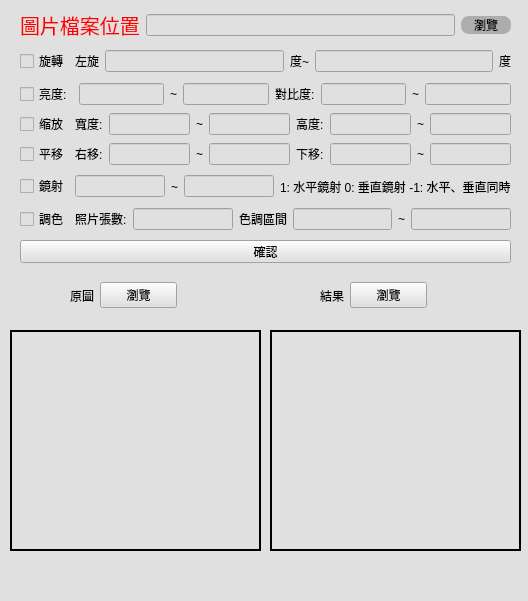
<?xml version="1.0" encoding="UTF-8"?>
<ui version="4.0">
 <class>MainWindow</class>
 <widget class="QMainWindow" name="MainWindow">
  <property name="geometry">
   <rect>
    <x>0</x>
    <y>0</y>
    <width>528</width>
    <height>601</height>
   </rect>
  </property>
  <property name="windowTitle">
   <string>MainWindow</string>
  </property>
  <property name="styleSheet">
   <string notr="true">background-color:	#E0E0E0;</string>
  </property>
  <widget class="QWidget" name="centralwidget">
   <widget class="QLabel" name="Img">
    <property name="geometry">
     <rect>
      <x>10</x>
      <y>330</y>
      <width>251</width>
      <height>221</height>
     </rect>
    </property>
    <property name="styleSheet">
     <string notr="true">border-style:solid;
border-color:black;
border-width:2px;</string>
    </property>
    <property name="text">
     <string/>
    </property>
    <property name="scaledContents">
     <bool>false</bool>
    </property>
   </widget>
   <widget class="QLabel" name="resultImg">
    <property name="geometry">
     <rect>
      <x>270</x>
      <y>330</y>
      <width>251</width>
      <height>221</height>
     </rect>
    </property>
    <property name="styleSheet">
     <string notr="true">border-style:solid;
border-color:black;
border-width:2px;</string>
    </property>
    <property name="text">
     <string/>
    </property>
   </widget>
   <widget class="QPushButton" name="pushButton">
    <property name="geometry">
     <rect>
      <x>20</x>
      <y>240</y>
      <width>491</width>
      <height>23</height>
     </rect>
    </property>
    <property name="text">
     <string>確認</string>
    </property>
   </widget>
   <widget class="QWidget" name="layoutWidget">
    <property name="geometry">
     <rect>
      <x>20</x>
      <y>10</y>
      <width>491</width>
      <height>221</height>
     </rect>
    </property>
    <layout class="QVBoxLayout" name="verticalLayout">
     <item>
      <layout class="QHBoxLayout" name="horizontalLayout_2">
       <item>
        <widget class="QLabel" name="label_1">
         <property name="styleSheet">
          <string notr="true">font-size:20px;
color:red;</string>
         </property>
         <property name="text">
          <string>圖片檔案位置</string>
         </property>
        </widget>
       </item>
       <item>
        <widget class="QLineEdit" name="P_path">
         <property name="styleSheet">
          <string notr="true"/>
         </property>
        </widget>
       </item>
       <item>
        <widget class="QPushButton" name="browse">
         <property name="styleSheet">
          <string notr="true">background-color:#ADADAD;
width:50px;
 border-radius:8px;
font-family:Microsoft Yahei;
</string>
         </property>
         <property name="text">
          <string>瀏覽</string>
         </property>
        </widget>
       </item>
      </layout>
     </item>
     <item>
      <layout class="QHBoxLayout" name="horizontalLayout_3">
       <item>
        <widget class="QCheckBox" name="rotate">
         <property name="text">
          <string>旋轉</string>
         </property>
        </widget>
       </item>
       <item>
        <widget class="QLabel" name="label_2">
         <property name="text">
          <string>左旋</string>
         </property>
        </widget>
       </item>
       <item>
        <widget class="QLineEdit" name="low"/>
       </item>
       <item>
        <widget class="QLabel" name="label_3">
         <property name="text">
          <string>度~</string>
         </property>
        </widget>
       </item>
       <item>
        <widget class="QLineEdit" name="high"/>
       </item>
       <item>
        <widget class="QLabel" name="label_4">
         <property name="text">
          <string>度</string>
         </property>
        </widget>
       </item>
      </layout>
     </item>
     <item>
      <layout class="QHBoxLayout" name="horizontalLayout_4">
       <item>
        <widget class="QCheckBox" name="bright">
         <property name="text">
          <string>亮度:</string>
         </property>
        </widget>
       </item>
       <item>
        <widget class="QLineEdit" name="min_brightness"/>
       </item>
       <item>
        <widget class="QLabel" name="label_15">
         <property name="text">
          <string>~</string>
         </property>
        </widget>
       </item>
       <item>
        <widget class="QLineEdit" name="max_brightness"/>
       </item>
       <item>
        <widget class="QLabel" name="label_7">
         <property name="text">
          <string>對比度:</string>
         </property>
        </widget>
       </item>
       <item>
        <widget class="QLineEdit" name="min_contrast"/>
       </item>
       <item>
        <widget class="QLabel" name="label_16">
         <property name="text">
          <string>~</string>
         </property>
        </widget>
       </item>
       <item>
        <widget class="QLineEdit" name="max_contrast"/>
       </item>
      </layout>
     </item>
     <item>
      <layout class="QHBoxLayout" name="horizontalLayout_6">
       <item>
        <widget class="QCheckBox" name="resize">
         <property name="text">
          <string>缩放</string>
         </property>
        </widget>
       </item>
       <item>
        <widget class="QLabel" name="label_8">
         <property name="text">
          <string>寬度:</string>
         </property>
        </widget>
       </item>
       <item>
        <widget class="QLineEdit" name="min_width"/>
       </item>
       <item>
        <widget class="QLabel" name="label_17">
         <property name="text">
          <string>~</string>
         </property>
        </widget>
       </item>
       <item>
        <widget class="QLineEdit" name="max_width"/>
       </item>
       <item>
        <widget class="QLabel" name="label_6">
         <property name="text">
          <string>高度:</string>
         </property>
        </widget>
       </item>
       <item>
        <widget class="QLineEdit" name="min_height"/>
       </item>
       <item>
        <widget class="QLabel" name="label_18">
         <property name="text">
          <string>~</string>
         </property>
        </widget>
       </item>
       <item>
        <widget class="QLineEdit" name="max_height"/>
       </item>
      </layout>
     </item>
     <item>
      <layout class="QHBoxLayout" name="horizontalLayout_7">
       <item>
        <widget class="QCheckBox" name="shift">
         <property name="text">
          <string>平移</string>
         </property>
        </widget>
       </item>
       <item>
        <widget class="QLabel" name="label_9">
         <property name="text">
          <string>右移:</string>
         </property>
        </widget>
       </item>
       <item>
        <widget class="QLineEdit" name="min_shift_right"/>
       </item>
       <item>
        <widget class="QLabel" name="label_19">
         <property name="text">
          <string>~</string>
         </property>
        </widget>
       </item>
       <item>
        <widget class="QLineEdit" name="max_shift_right"/>
       </item>
       <item>
        <widget class="QLabel" name="label_10">
         <property name="text">
          <string>下移:</string>
         </property>
        </widget>
       </item>
       <item>
        <widget class="QLineEdit" name="min_shift_down"/>
       </item>
       <item>
        <widget class="QLabel" name="label_20">
         <property name="text">
          <string>~</string>
         </property>
        </widget>
       </item>
       <item>
        <widget class="QLineEdit" name="max_shift_down"/>
       </item>
      </layout>
     </item>
     <item>
      <layout class="QHBoxLayout" name="horizontalLayout_8">
       <item>
        <widget class="QCheckBox" name="flip">
         <property name="text">
          <string>鏡射</string>
         </property>
        </widget>
       </item>
       <item>
        <widget class="QLineEdit" name="min_flipValue"/>
       </item>
       <item>
        <widget class="QLabel" name="label_21">
         <property name="text">
          <string>~</string>
         </property>
        </widget>
       </item>
       <item>
        <widget class="QLineEdit" name="max_flipValue"/>
       </item>
       <item>
        <widget class="QLabel" name="label_11">
         <property name="text">
          <string>1: 水平鏡射 0: 垂直鏡射 -1: 水平、垂直同時</string>
         </property>
        </widget>
       </item>
      </layout>
     </item>
     <item>
      <layout class="QHBoxLayout" name="horizontalLayout_9">
       <item>
        <widget class="QCheckBox" name="hue">
         <property name="text">
          <string>調色</string>
         </property>
        </widget>
       </item>
       <item>
        <widget class="QLabel" name="label_12">
         <property name="text">
          <string>照片張數:</string>
         </property>
        </widget>
       </item>
       <item>
        <widget class="QLineEdit" name="pic_count"/>
       </item>
       <item>
        <widget class="QLabel" name="label_13">
         <property name="text">
          <string>色調區間</string>
         </property>
        </widget>
       </item>
       <item>
        <widget class="QLineEdit" name="hue_low"/>
       </item>
       <item>
        <widget class="QLabel" name="label_14">
         <property name="text">
          <string>~</string>
         </property>
        </widget>
       </item>
       <item>
        <widget class="QLineEdit" name="hue_high"/>
       </item>
      </layout>
     </item>
    </layout>
   </widget>
   <widget class="QWidget" name="">
    <property name="geometry">
     <rect>
      <x>320</x>
      <y>280</y>
      <width>107</width>
      <height>31</height>
     </rect>
    </property>
    <layout class="QHBoxLayout" name="horizontalLayout_5">
     <item>
      <widget class="QLabel" name="label_5">
       <property name="text">
        <string>結果</string>
       </property>
      </widget>
     </item>
     <item>
      <widget class="QPushButton" name="browseResult">
       <property name="text">
        <string>瀏覽</string>
       </property>
      </widget>
     </item>
    </layout>
   </widget>
   <widget class="QWidget" name="">
    <property name="geometry">
     <rect>
      <x>70</x>
      <y>280</y>
      <width>107</width>
      <height>31</height>
     </rect>
    </property>
    <layout class="QHBoxLayout" name="horizontalLayout">
     <item>
      <widget class="QLabel" name="label">
       <property name="text">
        <string>原圖</string>
       </property>
      </widget>
     </item>
     <item>
      <widget class="QPushButton" name="browseImg">
       <property name="text">
        <string>瀏覽</string>
       </property>
      </widget>
     </item>
    </layout>
   </widget>
  </widget>
  <widget class="QStatusBar" name="statusbar"/>
  <widget class="QMenuBar" name="menubar">
   <property name="geometry">
    <rect>
     <x>0</x>
     <y>0</y>
     <width>528</width>
     <height>21</height>
    </rect>
   </property>
  </widget>
 </widget>
 <resources/>
 <connections/>
</ui>
